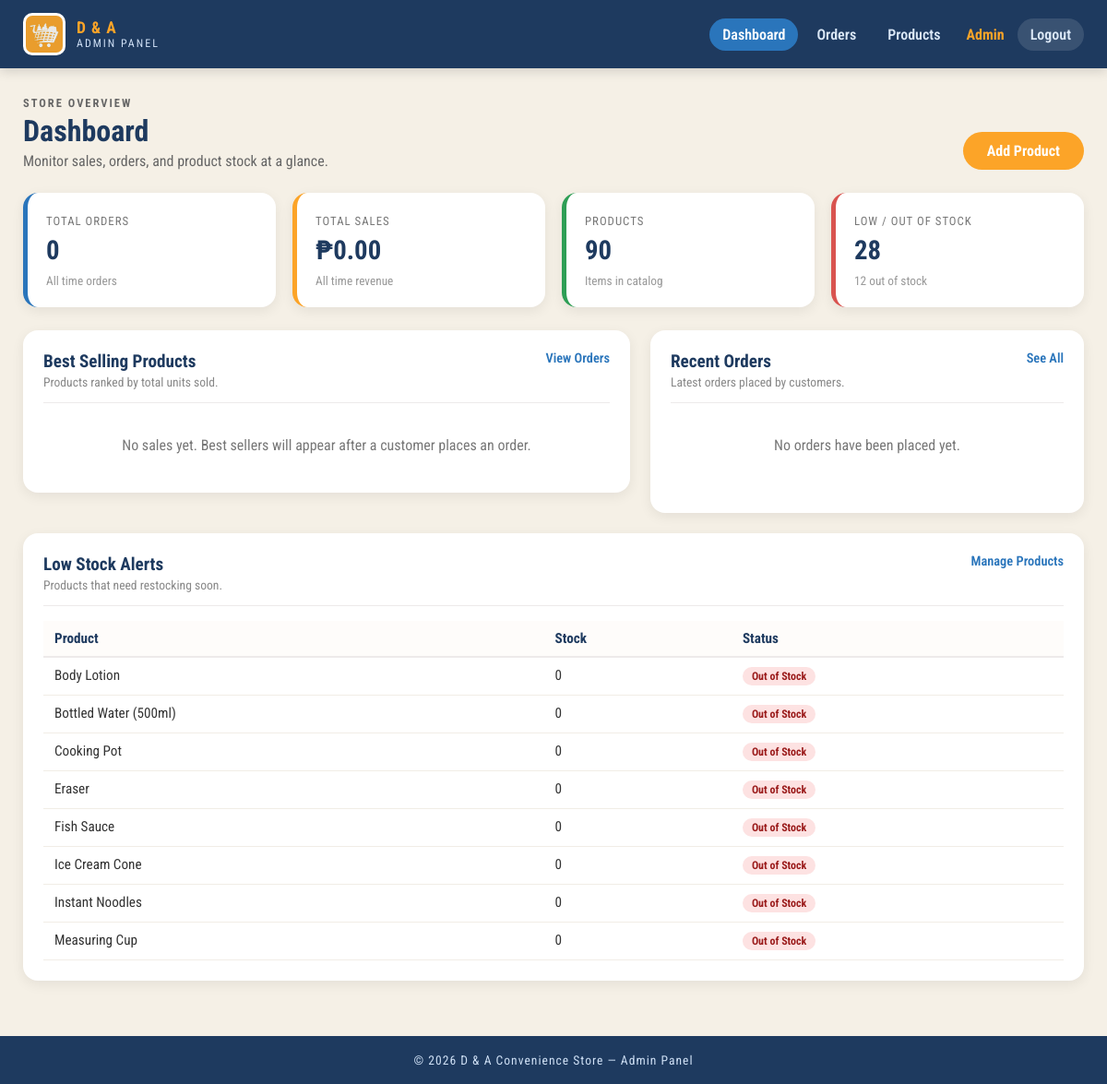
Page /admin/dashboard.php (signed in) on the committed database.
### tables this page shows
CREATE TABLE IF NOT EXISTS products (
    id INT UNSIGNED NOT NULL AUTO_INCREMENT,
    category_id INT UNSIGNED NOT NULL,
    name VARCHAR(150) NOT NULL,
    price DECIMAL(10, 2) NOT NULL DEFAULT 0.00,
    image VARCHAR(255) DEFAULT NULL,
    stock INT UNSIGNED NOT NULL DEFAULT 0,
    created_at TIMESTAMP NOT NULL DEFAULT CURRENT_TIMESTAMP,
    PRIMARY KEY (id),
    KEY category_id (category_id),
    CONSTRAINT fk_product_category
        FOREIGN KEY (category_id) REFERENCES categories (id)
        ON DELETE CASCADE
);

### admin/init.php (called while the page is built, shortened)
<?php
function e($value): string
{
    return htmlspecialchars((string) $value, ENT_QUOTES, "UTF-8");
}
function stockStatus(int $stock): array
{
    if ($stock <= 0) {
        return ["label" => "Out of Stock", "class" => "out"];
    }
    return ["label" => "In Stock", "class" => "in"];
}
function money(float $amount): string
{
    return "\u{20B1}" . number_format($amount, 2);
}

### admin/dashboard.php (the view, shortened to what this page needs)
<?php
require __DIR__ . "/init.php";
$totalOrders = (int) $conn->query(
    "SELECT COUNT(*) AS total FROM orders"
)->fetch_assoc()["total"];
$totalSales = (float) $conn->query(
    "SELECT COALESCE(SUM(total), 0) AS total FROM orders"
)->fetch_assoc()["total"];
$totalProducts = (int) $conn->query(
    "SELECT COUNT(*) AS total FROM products"
)->fetch_assoc()["total"];
$lowStock = (int) $conn->query(
    "SELECT COUNT(*) AS total FROM products WHERE stock <= 10"
)->fetch_assoc()["total"];
$outOfStock = (int) $conn->query(
    "SELECT COUNT(*) AS total FROM products WHERE stock = 0"
)->fetch_assoc()["total"];
$bestSellers = $conn->query(
    "SELECT
        order_items.product_name,
        SUM(order_items.quantity) AS sold,
        SUM(order_items.subtotal) AS revenue,
        COALESCE(MAX(products.stock), 0) AS stock
     FROM order_items
     LEFT JOIN products ON products.id = order_items.product_id
     GROUP BY order_items.product_id, order_items.product_name
     ORDER BY sold DESC, revenue DESC
     LIMIT 8"
);
$recentOrders = $conn->query(
    "SELECT id, customer_name, total, status, created_at
     FROM orders
     ORDER BY created_at DESC, id DESC
     LIMIT 5"
);
$lowStockProducts = $conn->query(
    "SELECT name, stock
     FROM products
     WHERE stock <= 10
     ORDER BY stock ASC, name ASC
     LIMIT 8"
);
$activePage = "dashboard";
require __DIR__ . "/_header.php";
?>
<div class="admin-page-heading">
    <div>
        <p class="admin-eyebrow">Store Overview</p>
        <h1>Dashboard</h1>
        <p>Monitor sales, orders, and product stock at a glance.</p>
    </div>
    <a href="products.php" class="admin-button">Add Product</a>
</div>
<section class="stat-grid">
    <article class="stat-card">
        <span>Total Orders</span>
        <strong><?= $totalOrders ?></strong>
        <small>All time orders</small>
    </article>
    <article class="stat-card">
        <span>Total Sales</span>
        <strong><?= money($totalSales) ?></strong>
        <small>All time revenue</small>
    </article>
    <article class="stat-card">
        <span>Products</span>
        <strong><?= $totalProducts ?></strong>
        <small>Items in catalog</small>
    </article>
    <article class="stat-card stat-card-warning">
        <span>Low / Out of Stock</span>
        <strong><?= $lowStock ?></strong>
        <small><?= $outOfStock ?> out of stock</small>
    </article>
</section>
<section class="admin-grid">
    <article class="admin-panel">
        <div class="panel-heading">
            <div>
                <h2>Best Selling Products</h2>
                <p>Products ranked by total units sold.</p>
            </div>
            <a href="orders.php" class="panel-link">View Orders</a>
        </div>
        <?php if ($bestSellers->num_rows === 0): ?>
            <p class="admin-empty">
                No sales yet. Best sellers will appear after a customer
                places an order.
            </p>
        <?php endif; ?>
    </article>
    <article class="admin-panel">
        <div class="panel-heading">
            <div>
                <h2>Recent Orders</h2>
                <p>Latest orders placed by customers.</p>
            </div>
            <a href="orders.php" class="panel-link">See All</a>
        </div>
        <?php if ($recentOrders->num_rows === 0): ?>
            <p class="admin-empty">No orders have been placed yet.</p>
        <?php endif; ?>
    </article>
</section>
<section class="admin-panel">
    <div class="panel-heading">
        <div>
            <h2>Low Stock Alerts</h2>
            <p>Products that need restocking soon.</p>
        </div>
        <a href="products.php" class="panel-link">Manage Products</a>
    </div>
    <?php if ($lowStockProducts->num_rows === 0): ?>
        <p class="admin-empty">All products are well stocked.</p>
    <?php else: ?>
        <div class="table-wrap">
            <table class="admin-table">
                <thead>
                    <tr>
                        <th>Product</th>
                        <th>Stock</th>
                        <th>Status</th>
                    </tr>
                </thead>
                <tbody>
                    <?php while ($product = $lowStockProducts->fetch_assoc()): ?>
                        <?php $status = stockStatus((int) $product["stock"]); ?>
                        <tr>
                            <td><?= e($product["name"]) ?></td>
                            <td><?= (int) $product["stock"] ?></td>
                            <td>
                                <span class="badge badge-<?= $status["class"] ?>">
                                    <?= e($status["label"]) ?>
                                </span>
                            </td>
                        </tr>
                    <?php endwhile; ?>
                </tbody>
            </table>
        </div>
    <?php endif; ?>
</section>
<?php
require __DIR__ . "/_footer.php";
?>

### admin/_header.php (shortened to what this page needs)
<?php
$activePage = $activePage ?? "";
?>
<!DOCTYPE html>
<html lang="en">
<head>
    <link rel="stylesheet" href="../assets/styles/admin.css?v=3" />
</head>
<body class="admin-body">
<header class="admin-header">
    <div class="admin-header-inner">
        <a href="dashboard.php" class="admin-brand">
            <img src="../assets/images/logo1.jpg" alt="D & A Logo">
            <span>
                <strong>D &amp; A</strong>
                <small>Admin Panel</small>
            </span>
        </a>
        <nav class="admin-nav">
            <a href="dashboard.php"
               class="<?= $activePage === "dashboard" ? "active" : "" ?>">
                Dashboard
            </a>
            <a href="orders.php"
               class="<?= $activePage === "orders" ? "active" : "" ?>">
                Orders
            </a>
            <a href="products.php"
               class="<?= $activePage === "products" ? "active" : "" ?>">
                Products
            </a>
            <span class="admin-user">
                <?= e(ucfirst($_SESSION["admin_username"] ?? "Admin")) ?>
            </span>
            <a href="logout.php" class="admin-logout">Logout</a>
        </nav>
    </div>
</header>
<main class="admin-main">

### admin/_footer.php
</main>
<footer class="admin-footer">
    <p>&copy; <?= date("Y") ?> D &amp; A Convenience Store — Admin Panel</p>
</footer>
</body>
</html>

### assets/styles/admin.css (style rules this page uses)
* { margin: 0; padding: 0; box-sizing: border-box; }
body { font-family: "roboto condensed", sans-serif; color: #222; }
.admin-body { background-color: #F5F0E6; min-height: 100vh; display: flex; flex-direction: column; }
.admin-header { background-color: #1e3a5f; color: #fff; box-shadow: 0 3px 12px rgba(0, 0, 0, 0.15); }
.admin-header-inner { max-width: 1250px; margin: 0 auto; padding: 14px 25px; display: flex; align-items: center; justify-content: space-between; gap: 20px; flex-wrap: wrap; }
.admin-brand { display: flex; align-items: center; gap: 12px; color: #fff; text-decoration: none; }
.admin-brand img { width: 46px; height: 46px; object-fit: contain; background: #fff; border-radius: 10px; padding: 3px; }
.admin-brand strong { display: block; color: #FCA428; font-size: 1.1rem; letter-spacing: 1px; }
.admin-brand small { display: block; color: #cfe0f5; font-size: 0.75rem; letter-spacing: 2px; text-transform: uppercase; }
.admin-nav { display: flex; align-items: center; gap: 6px; flex-wrap: wrap; }
.admin-nav a { color: #dbe8f7; text-decoration: none; padding: 8px 14px; border-radius: 50px; font-weight: 600; transition: background-color 0.3s ease, color 0.3s ease; }
.admin-nav a:hover, .admin-nav a.active { background-color: #2a75bb; color: #fff; }
.admin-user { color: #FCA428; font-weight: 700; padding: 0 8px; }
.admin-logout { background-color: rgba(255, 255, 255, 0.12); }
.admin-main { flex: 1; width: 100%; max-width: 1250px; margin: 0 auto; padding: 30px 25px 60px; }
.admin-footer { background-color: #1e3a5f; color: #cfe0f5; text-align: center; padding: 18px; font-size: 0.85rem; letter-spacing: 1px; }
.admin-page-heading { display: flex; justify-content: space-between; align-items: flex-end; gap: 20px; flex-wrap: wrap; margin-bottom: 25px; }
.admin-eyebrow { color: #f7941d; font-weight: 700; letter-spacing: 2px; text-transform: uppercase; font-size: 0.78rem; }
.admin-page-heading h1 { color: #1e3a5f; font-size: 2rem; margin: 4px 0; }
.admin-page-heading p { color: #666; }
.admin-button { display: inline-block; background-color: #FCA428; color: #fff; border: none; border-radius: 50px; padding: 11px 26px; font-family: inherit; font-size: 1rem; font-weight: 700; text-align: center; text-decoration: none; cursor: pointer; transition: background-color 0.3s ease, transform 0.2s ease; }
.stat-grid { display: grid; grid-template-columns: repeat(auto-fit, minmax(200px, 1fr)); gap: 18px; margin-bottom: 25px; }
.stat-card { background-color: #fff; border-radius: 16px; border-left: 5px solid #2a75bb; padding: 20px; box-shadow: 0 4px 14px rgba(0, 0, 0, 0.07); }
.stat-card:nth-child(2) { border-left-color: #FCA428; }
.stat-card:nth-child(3) { border-left-color: #2e9e55; }
.stat-card-warning { border-left-color: #d9534f; }
.stat-card span { color: #777; font-size: 0.8rem; text-transform: uppercase; letter-spacing: 1px; }
.stat-card strong { display: block; color: #1e3a5f; font-size: 1.8rem; margin: 6px 0; }
.stat-card small { color: #999; }
.admin-grid { display: grid; grid-template-columns: 1.4fr 1fr; gap: 22px; margin-bottom: 22px; }
.admin-panel { background-color: #fff; border-radius: 16px; padding: 22px; box-shadow: 0 4px 14px rgba(0, 0, 0, 0.07); margin-bottom: 22px; }
.admin-panel:last-child { margin-bottom: 0; }
.panel-heading { display: flex; justify-content: space-between; align-items: flex-start; gap: 15px; flex-wrap: wrap; border-bottom: 1px solid #EDEAEA; padding-bottom: 14px; margin-bottom: 16px; }
.panel-heading h2 { color: #1e3a5f; font-size: 1.2rem; }
.panel-heading p { color: #888; font-size: 0.85rem; margin-top: 3px; }
.panel-link { color: #2a75bb; font-weight: 600; font-size: 0.9rem; text-decoration: none; }
.table-wrap { overflow-x: auto; }
.admin-table { width: 100%; border-collapse: collapse; font-size: 0.95rem; }
.admin-table th { background-color: #FEFCFA; color: #1e3a5f; text-align: left; padding: 10px 12px; border-bottom: 2px solid #EDEAEA; font-weight: 700; white-space: nowrap; }
.admin-table td { padding: 10px 12px; border-bottom: 1px solid #F1EDE6; color: #333; vertical-align: top; }
.badge { display: inline-block; padding: 3px 10px; border-radius: 50px; font-size: 0.75rem; font-weight: 700; white-space: nowrap; }
.badge-out { background-color: #fde2e2; color: #9b1c1c; }
.admin-empty { color: #777; padding: 20px 0; text-align: center; }

### rows in the picture
products: name "Body Lotion", stock "0", stock "Out of Stock"
products: name "Bottled Water (500ml)", stock "0", stock "Out of Stock"
products: name "Cooking Pot", stock "0", stock "Out of Stock"
products: name "Eraser", stock "0", stock "Out of Stock"
products: name "Fish Sauce", stock "0", stock "Out of Stock"
products: name "Ice Cream Cone", stock "0", stock "Out of Stock"
products: name "Instant Noodles", stock "0", stock "Out of Stock"
products: name "Measuring Cup", stock "0", stock "Out of Stock"

### other values in the picture
$_SESSION["admin_username"] "Admin"
$totalOrders "0"
money($totalSales) "₱0.00"
$totalProducts "90"
$lowStock "28"
$outOfStock "12"
